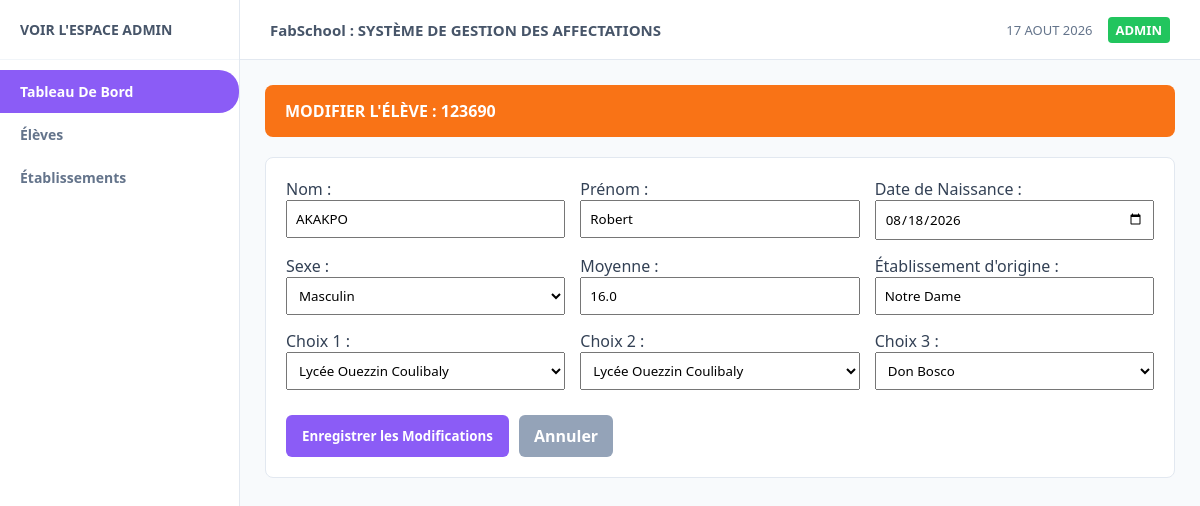
/eleves/modifier/123690, run on the app's committed database.
### tables this page shows
CREATE TABLE eleves (
            matricule TEXT PRIMARY KEY,
            nom TEXT NOT NULL,
            prenom TEXT NOT NULL,
            date_naissance TEXT,
            sexe TEXT,
            moyenne REAL NOT NULL,
            etab_origine TEXT,
            choix TEXT NOT NULL, -- Stocké au format JSON (ex: ["ETAB01", "ETAB02", "ETAB03"])
            statut TEXT DEFAULT 'NON_AFFECTE',
            affectation TEXT
        );

### app.py (the view, shortened to what this page needs)
@app.route("/eleves/modifier/<matricule>", methods=["GET", "POST"])
def modifier_eleve_route(matricule):
    eleve = database.obtenir_eleve_par_matricule(matricule)
    etablissements = database.obtenir_tous_etablissements()
    return render_template("modifier_eleve.html", eleve=eleve, etablissements=etablissements)

### database.py (called while the page is built)
def get_connection():
    conn = sqlite3.connect(DB_NAME)
    conn.row_factory = sqlite3.Row  # Permet d'accéder aux colonnes par leur nom
    return conn

def obtenir_tous_etablissements():
    conn = get_connection()
    cursor = conn.cursor()
    cursor.execute("SELECT * FROM etablissements ORDER BY nom")
    rows = cursor.fetchall()
    conn.close()
    return [dict(row) for row in rows]

def obtenir_eleve_par_matricule(matricule):
    conn = get_connection()
    cursor = conn.cursor()
    cursor.execute("SELECT * FROM eleves WHERE matricule = ?", (matricule,))
    row = cursor.fetchone()
    conn.close()
    if row:
        item = dict(row)
        item['choix'] = json.loads(item['choix'])
        return item
    return None

### templates/modifier_eleve.html (shortened to what this page needs)
{% extends 'base.html' %}
{% block content %}
<div class="banner-orange">
    <span>MODIFIER L'ÉLÈVE : {{ eleve.matricule }}</span>
</div>
<div class="card">
    <form action="/eleves/modifier/{{ eleve.matricule }}" method="POST" style="display: grid; grid-template-columns: repeat(3, 1fr); gap: 15px;">
        <div>
            <label>Nom :</label>
            <input type="text" name="nom" value="{{ eleve.nom }}" required style="width:100%; padding: 8px;">
        </div>
        <div>
            <label>Prénom :</label>
            <input type="text" name="prenom" value="{{ eleve.prenom }}" required style="width:100%; padding: 8px;">
        </div>
        <div>
            <label>Date de Naissance :</label>
            <input type="date" name="date_naissance" value="{{ eleve.date_naissance }}" style="width:100%; padding: 8px;">
        </div>
        <div>
            <label>Sexe :</label>
            <select name="sexe" style="width:100%; padding: 8px;">
                <option value="M" {% if eleve.sexe == 'M' %}selected{% endif %}>Masculin</option>
            </select>
        </div>
        <div>
            <label>Moyenne :</label>
            <input type="number" step="0.01" name="moyenne" value="{{ eleve.moyenne }}" required style="width:100%; padding: 8px;">
        </div>
        <div>
            <label>Établissement d'origine :</label>
            <input type="text" name="etab_origine" value="{{ eleve.etab_origine }}" style="width:100%; padding: 8px;">
        </div>
        <div>
            <label>Choix 1 :</label>
            <select name="choix_1" style="width:100%; padding: 8px;">
                {% for etab in etablissements %}
                    <option value="{{ etab.id_etab }}" {% if eleve.choix|length > 0 and eleve.choix[0] == etab.id_etab %}selected{% endif %}>{{ etab.nom }}</option>
                {% endfor %}
            </select>
        </div>
        <div>
            <label>Choix 2 :</label>
            <select name="choix_2" style="width:100%; padding: 8px;">
                {% for etab in etablissements %}
                    <option value="{{ etab.id_etab }}" {% if eleve.choix|length > 1 and eleve.choix[1] == etab.id_etab %}selected{% endif %}>{{ etab.nom }}</option>
                {% endfor %}
            </select>
        </div>
        <div>
            <label>Choix 3 :</label>
            <select name="choix_3" style="width:100%; padding: 8px;">
                {% for etab in etablissements %}
                    <option value="{{ etab.id_etab }}" {% if eleve.choix|length > 2 and eleve.choix[2] == etab.id_etab %}selected{% endif %}>{{ etab.nom }}</option>
                {% endfor %}
            </select>
        </div>
        <div style="grid-column: span 3; display:flex; gap:10px; margin-top:10px;">
            <button type="submit" class="btn btn-purple">Enregistrer les Modifications</button>
            <a href="/eleves" style="background:#94a3b8; color:white; padding:10px 15px; border-radius:6px; text-decoration:none; font-weight:bold;">Annuler</a>
        </div>
    </form>
</div>
{% endblock %}

### static/style.css (style rules this page uses)
:root { --purple-main: #8b5cf6; --purple-dark: #7c3aed; --orange-main: #f97316; --bg-light: #f8fafc; --sidebar-width: 240px; }
* { margin: 0; padding: 0; box-sizing: border-box; font-family: 'Segoe UI', Tahoma, Geneva, Verdana, sans-serif; }
body { display: flex; background-color: var(--bg-light); color: #334155; }
.banner-orange { background: var(--orange-main); color: white; padding: 15px 20px; border-radius: 8px; font-weight: bold; margin-bottom: 20px; display: flex; justify-content: space-between; align-items: center; }
.card { background: white; padding: 20px; border-radius: 8px; border: 1px solid #e2e8f0; }
.btn { padding: 8px 16px; border: none; border-radius: 6px; cursor: pointer; font-weight: bold; color: white; text-decoration: none; }
.btn-purple { background: var(--purple-main); }

### data on the page
eleves: matricule "123690", nom "AKAKPO", prenom "Robert", date_naissance "08/18/2026", sexe "Masculin", moyenne "16.0", etab_origine "Notre Dame"

### other printed values
form field choix_1 "Lycée Ouezzin Coulibaly"
form field choix_2 "Lycée Ouezzin Coulibaly"
form field choix_3 "Don Bosco"
